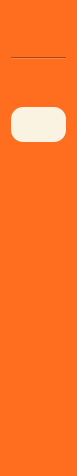
     <widget class="QWidget" name="icon_only_widget" native="true">
      <property name="maximumSize">
       <size>
        <width>75</width>
        <height>16777215</height>
       </size>
      </property>
      <property name="styleSheet">
       <string notr="true">QPushButton {
	text-align: center;
	border-radius: 12px;
    padding: 10px;
    border: 0px;
	color: white;
    font-weight: 600;
}

QPushButton:hover {
	background-color: rgb(181, 171, 146);
}

QPushButton:checked {
	color: black;
	background-color: #FAF3E1;
}

QWidget {
	background-color: #FF6D1F;
}</string>
      </property>
      <layout class="QVBoxLayout" name="verticalLayout_4">
       <item>
        <layout class="QVBoxLayout" name="verticalLayout_7">
         <item>
          <layout class="QHBoxLayout" name="horizontalLayout_4">
           <property name="rightMargin">
            <number>5</number>
           </property>
           <item>
            <widget class="QLabel" name="label_4">
             <property name="sizePolicy">
              <sizepolicy hsizetype="Fixed" vsizetype="Fixed">
               <horstretch>0</horstretch>
               <verstretch>0</verstretch>
              </sizepolicy>
             </property>
             <property name="minimumSize">
              <size>
               <width>40</width>
               <height>40</height>
              </size>
             </property>
             <property name="maximumSize">
              <size>
               <width>40</width>
               <height>40</height>
              </size>
             </property>
             <property name="styleSheet">
              <string notr="true">QLabel {
    background-color: transparent;
    border-radius: 20px;
    background-image: url(:/yourpic.png);
    background-repeat: no-repeat;
    background-position: center;
}
</string>
             </property>
             <property name="text">
              <string/>
             </property>
             <property name="pixmap">
              <pixmap resource="images.qrc">:/image/images/logo-rounded.png</pixmap>
             </property>
             <property name="scaledContents">
              <bool>true</bool>
             </property>
            </widget>
           </item>
          </layout>
         </item>
         <item>
          <widget class="Line" name="line">
           <property name="orientation">
            <enum>Qt::Horizontal</enum>
           </property>
          </widget>
         </item>
         <item>
          <widget class="QPushButton" name="btn_dashboard_icon">
           <property name="font">
            <font>
             <family>Microsoft Sans Serif</family>
             <pointsize>10</pointsize>
             <weight>75</weight>
             <bold>true</bold>
            </font>
           </property>
           <property name="styleSheet">
            <string notr="true"/>
           </property>
           <property name="text">
            <string/>
           </property>
           <property name="icon">
            <iconset resource="images.qrc">
             <normaloff>:/image/images/mage--home-fill-off.png</normaloff>
             <normalon>:/image/images/mage--home-fill.png</normalon>
             <disabledoff>:/image/images/mage--home-fill-off.png</disabledoff>
             <disabledon>:/image/images/mage--home-fill.png</disabledon>
             <activeoff>:/image/images/mage--home-fill-off.png</activeoff>
             <activeon>:/image/images/mage--home-fill.png</activeon>
             <selectedoff>:/image/images/mage--home-fill-off.png</selectedoff>
             <selectedon>:/image/images/mage--home-fill.png</selectedon>:/image/images/mage--home-fill-off.png</iconset>
           </property>
           <property name="iconSize">
            <size>
             <width>20</width>
             <height>20</height>
            </size>
           </property>
           <property name="checkable">
            <bool>true</bool>
           </property>
           <property name="checked">
            <bool>false</bool>
           </property>
           <property name="autoExclusive">
            <bool>true</bool>
           </property>
          </widget>
         </item>
         <item>
          <widget class="QPushButton" name="btn_transaksi_icon">
           <property name="font">
            <font>
             <family>MS Sans Serif</family>
             <pointsize>10</pointsize>
             <weight>75</weight>
             <bold>true</bold>
            </font>
           </property>
           <property name="styleSheet">
            <string notr="true"/>
           </property>
           <property name="text">
            <string/>
           </property>
           <property name="icon">
            <iconset resource="images.qrc">
             <normaloff>:/image/images/mage--shopping-cart-fill.png</normaloff>
             <normalon>:/image/images/mage--shopping-cart-fill-off.png</normalon>:/image/images/mage--shopping-cart-fill.png</iconset>
           </property>
           <property name="iconSize">
            <size>
             <width>20</width>
             <height>20</height>
            </size>
           </property>
           <property name="checkable">
            <bool>true</bool>
           </property>
           <property name="checked">
            <bool>true</bool>
           </property>
           <property name="autoExclusive">
            <bool>true</bool>
           </property>
          </widget>
         </item>
         <item>
          <widget class="QPushButton" name="btn_menu_icon">
           <property name="font">
            <font>
             <family>MS Sans Serif</family>
             <pointsize>10</pointsize>
             <weight>75</weight>
             <bold>true</bold>
            </font>
           </property>
           <property name="styleSheet">
            <string notr="true"/>
           </property>
           <property name="text">
            <string/>
           </property>
           <property name="icon">
            <iconset resource="images.qrc">
             <normaloff>:/image/images/mage--clipboard-2-fill-off.png</normaloff>
             <normalon>:/image/images/mage--clipboard-2-fill.png</normalon>:/image/images/mage--clipboard-2-fill-off.png</iconset>
           </property>
           <property name="iconSize">
            <size>
             <width>20</width>
             <height>20</height>
            </size>
           </property>
           <property name="checkable">
            <bool>true</bool>
           </property>
           <property name="autoExclusive">
            <bool>true</bool>
           </property>
          </widget>
         </item>
         <item>
          <widget class="QPushButton" name="btn_riwayat_icon">
           <property name="font">
            <font>
             <family>Microsoft Sans Serif</family>
             <pointsize>10</pointsize>
             <weight>75</weight>
             <bold>true</bold>
            </font>
           </property>
           <property name="styleSheet">
            <string notr="true"/>
           </property>
           <property name="text">
            <string/>
           </property>
           <property name="icon">
            <iconset resource="images.qrc">
             <normaloff>:/image/images/mage--book-text-fill.png</normaloff>
             <normalon>:/image/images/mage--book-text-fill-off.png</normalon>:/image/images/mage--book-text-fill.png</iconset>
           </property>
           <property name="iconSize">
            <size>
             <width>20</width>
             <height>20</height>
            </size>
           </property>
           <property name="checkable">
            <bool>true</bool>
           </property>
           <property name="checked">
            <bool>false</bool>
           </property>
           <property name="autoExclusive">
            <bool>true</bool>
           </property>
          </widget>
         </item>
         <item>
          <spacer name="verticalSpacer_3">
           <property name="orientation">
            <enum>Qt::Vertical</enum>
           </property>
           <property name="sizeHint" stdset="0">
            <size>
             <width>40</width>
             <height>200</height>
            </size>
           </property>
          </spacer>
         </item>
         <item>
          <widget class="QPushButton" name="btn_logout_icon">
           <property name="font">
            <font>
             <family>MS Sans Serif</family>
             <pointsize>10</pointsize>
             <weight>75</weight>
             <bold>true</bold>
            </font>
           </property>
           <property name="styleSheet">
            <string notr="true">QPushButton {
	border-radius: 12px;
}</string>
           </property>
           <property name="text">
            <string/>
           </property>
           <property name="icon">
            <iconset resource="images.qrc">
             <normaloff>:/image/images/mage--shut-down-fill-off.png</normaloff>
             <normalon>:/image/images/mage--shut-down-fill.png</normalon>:/image/images/mage--shut-down-fill-off.png</iconset>
           </property>
           <property name="iconSize">
            <size>
             <width>20</width>
             <height>20</height>
            </size>
           </property>
          </widget>
         </item>
        </layout>
       </item>
      </layout>
     </widget>
